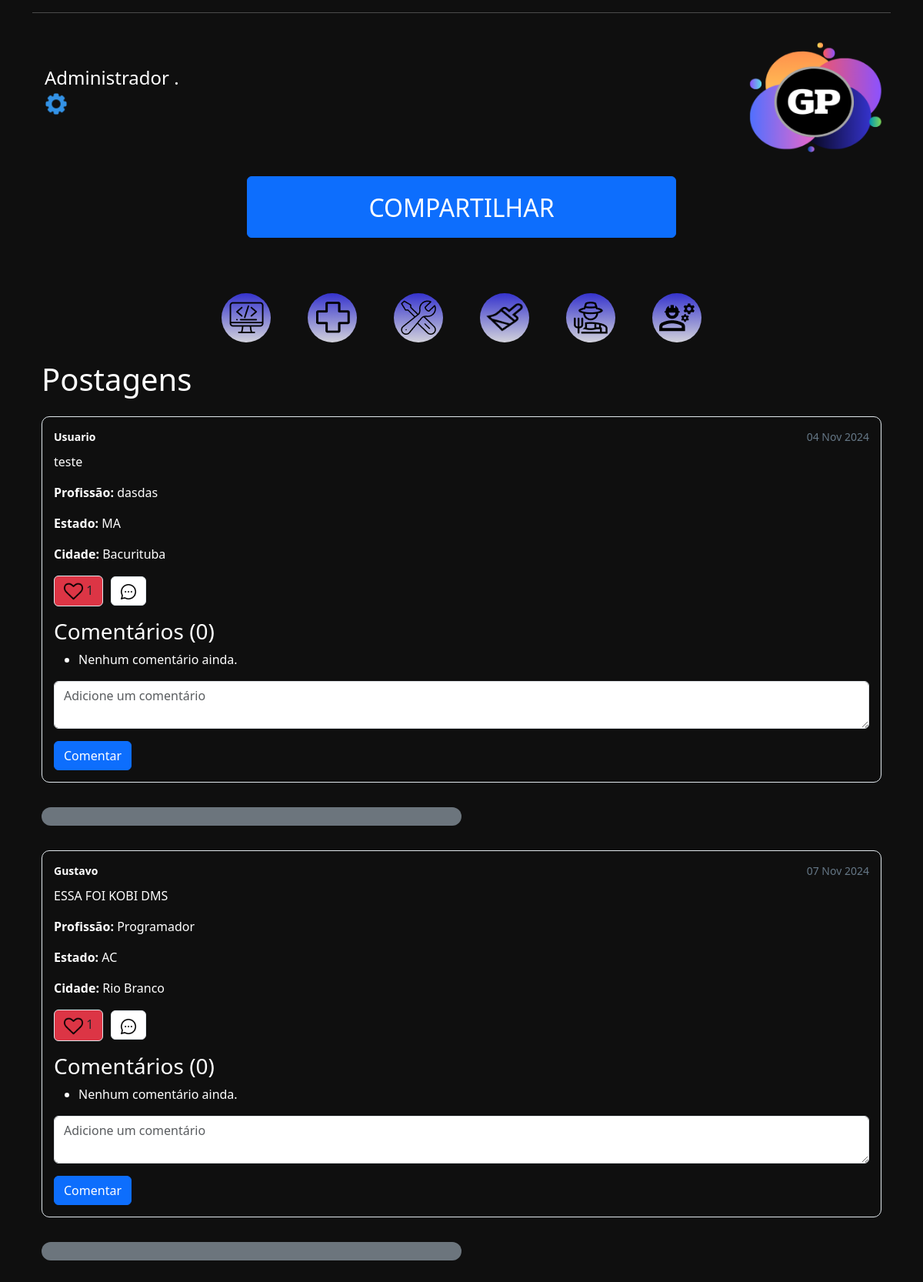
Screenshot of /post/lista/ (signed in) with the database file from the repository.
### network/models.py (models this page shows, shortened)
class User(db.Model, UserMixin):
    id = db.Column(db.Integer, primary_key=True)
    nome = db.Column(db.String, nullable=True)
    sobrenome = db.Column(db.String, nullable=True)
    email = db.Column(db.String, nullable=True)
    senha = db.Column(db.String, nullable=True)
    last_login = db.Column(db.DateTime, nullable=True)
    imagem = db.Column(db.String, nullable=True, default='default.png')
    posts = db.relationship('Post', backref='user', lazy=True)
    post_comentarios = db.relationship('PostComentarios', backref='user', lazy=True)

class Post(db.Model):
    id = db.Column(db.Integer, primary_key=True)
    data_criacao = db.Column(db.DateTime, default=datetime.utcnow)
    mensagem = db.Column(db.String, nullable=True)
    estado = db.Column(db.String, nullable=True)
    cidade = db.Column(db.String, nullable=True)
    profissao = db.Column(db.String, nullable=True)
    imagem = db.Column(db.String, nullable=True, default='default.png')
    user_id = db.Column(db.Integer, db.ForeignKey('user.id'), nullable=True)
    comentarios = db.relationship('PostComentarios', backref='post', lazy=True)
    likes_count = db.Column(db.Integer, default=0)
    user_likes = db.relationship('UserLikes', backref='liked_post', lazy=True, cascade="all, delete-orphan")

### network/routes.py (the view)
@app.route('/post/lista/')
def postLista():
    dados = Post.query.order_by('cidade').all()
    context = {'dados': dados}
    return render_template('index.html', context=context)

### network/models.py (called while the page is built)
@login_manager.user_loader
def load_user(user_id):
    return User.query.get(user_id)

### network/templates/index.html (shortened to what this page needs)
<!DOCTYPE html>
<html lang="en">
<head>
    <link rel="stylesheet" href="{{ url_for('static', filename='styles/stylePaginaPrincipal.css') }}">
    <link rel="stylesheet" href="{{ url_for('static', filename='styles/styleLogin_Cadastro.css') }}">
</head>
<body>
    {% extends 'base.html' %}
    {% block content %}
    <div class="container">
        <hr>
        {% if current_user.is_authenticated %}
        <div>
            <div id="local-sidebar" class="row">
                <div class="d-flex align-items-center gap-3 mb-4 justify-content-between">
                    <div class="d-flex">
                        <div class="d-flex flex-column justify-content-center ms-3">
                            <span class="h4 mb-1">{{ current_user.nome }} {{ current_user.sobrenome }}</span>
                            <a href="{{ url_for('profile') }}" class="text-decoration-none">
                                <img src="{{ url_for('static', filename='assets/configuracao.png') }}" alt="Settings"
                                    width="30">
                            </a>
                        </div>
                    </div>
                    <div>
                        <a href="{{ url_for('homepage') }}">
                            <img src="{{ url_for('static', filename='assets/logo.png') }}" alt="Logo" width="200">
                        </a>
                    </div>
                </div>
                <div class="mb-4 d-flex justify-content-center">
                    <a href="{{ url_for('PostNovo') }}" class="btn btn-primary w-50 h-150 pt-3"
                        style="font-size: 2rem; font-weight: 500;">COMPARTILHAR</a>
                </div>
            </div>
            <div id="local-profi" class="mt-5">
                <div class="style-profi">
                    <a href="{{ url_for('filter_posts', profession='Programador') }}" class="rem-img">
                        <img src="{{ url_for('static', filename='assets/programador.png') }}" alt="" class="rem-img">
                    </a>
                </div>
                <div class="style-profi">
                    <a href="{{ url_for('filter_posts', profession='Medico') }}" class="rem-img">
                        <img src="{{ url_for('static', filename='assets/medico.png') }}" class="rem-img">
                    </a>
                </div>
                <div class="style-profi">
                    <a href="{{ url_for('filter_posts', profession='Mecanico') }}" class="rem-img">
                        <img src="{{ url_for('static', filename='assets/mecanico.png') }}" class="rem-img">
                    </a>
                </div>
                <div class="style-profi">
                    <a href="{{ url_for('filter_posts', profession='Pintor') }}" class="rem-img">
                        <img src="{{ url_for('static', filename='assets/pintor.png') }}" class="rem-img" width="48">
                    </a>
                </div>
                <div class="style-profi">
                    <a href="{{ url_for('filter_posts', profession='Fazendeiro') }}" class="rem-img">
                        <img src="{{ url_for('static', filename='assets/fazendeiro.png') }}" class="rem-img">
                    </a>
                </div>
                <div class="style-profi">
                    <a href="{{ url_for('filter_posts', profession='Trabalhador') }}" class="rem-img">
                        <img src="{{ url_for('static', filename='assets/trabalhador.png') }}" class="rem-img">
                    </a>
                </div>
            </div>
            <div class="container mt-4">
                <h1 class="mb-4">Postagens</h1>
                <tbody>
                    {% for post in context['dados'] %}
                    <tr class="post-row">
                        <td colspan="">
                            <div class="post-container">
                                <div class="post-header">
                                    <span class="post-username text-white">{{ post.user.nome }}</span>
                                    <span class="post-date">{{ post.data_criacao.strftime('%d %b %Y') }}</span>
                                </div>
                                <div class="post-content">
                                    <p>{{ post.mensagem }}</p>
                                    <p><strong>Profissão:</strong> {{ post.profissao }}</p>
                                    <p><strong>Estado:</strong> {{ post.estado }}</p>
                                    <p><strong>Cidade:</strong> {{ post.cidade }}</p>
                                </div>
                                <div class="post-actions">
                                    <form action="{{ url_for('like_post', post_id=post.id) }}" method="post"
                                        class="d-inline">
                                        <button type="submit" class="btn btn-black bg-danger">
                                            <img src="{{ url_for('static', filename='assets/like.png') }}"
                                                class="bg-danger" width="25px"> {{ post.likes_count }}
                                        </button>
                                    </form>
                                    <a href="{{ url_for('chat', post_id=post.id) }}" class="btn btn-white">
                                        <img src="{{ url_for('static', filename='assets/messenger.png') }}" width="20px"
                                            class="bg-white text-black">
                                    </a>
                                </div>
                                <div class="post-comments mt-3">
                                    <h3 class="text-white">Comentários ({{ post.comentarios|length }})</h3>
                                    <ul>
                                        {% for comentario in post.comentarios %}
                                        <li>
                                            <p><strong>{{ comentario.user.nome }}:</strong> {{ comentario.comentario
                                                }}</p>
                                            <p><small>Postado em: {{ comentario.data_criacao.strftime('%d/%m/%Y')
                                                    }}</small></p>
                                        </li>
                                        {% else %}
                                        <li>Nenhum comentário ainda.</li>
                                        {% endfor %}
                                    </ul>
                                    <form action="{{ url_for('add_comment', post_id=post.id) }}" method="post">
                                        <div class="form-group">
                                            <textarea name="comentario" class="form-control"
                                                placeholder="Adicione um comentário"></textarea>
                                        </div>
                                        <div class="mt-3">
                                            <button type="submit" class="btn btn-primary">Comentar</button>
                                        </div>
                                    </form>
                                </div>
                            </div>
                        </td>
                    </tr>
                    <div class="bg-secondary divisoria">
                    </div>
                    {% endfor %}
                </tbody>
            </div>
                    {% endif %}
                </div>
            </body>
            {% endblock %}

### network/static/styles/stylePaginaPrincipal.css (style rules this page uses)
* { padding: 0; margin: 0; background-color: #0F0F0F; color: white; }
#local-sidebar { display: flex; flex-direction: row; justify-content: space-between; }
.style-profi { width: 4rem; height: 4rem; background: linear-gradient(180deg, #3533CD 0%, #D2D2DB 100%); border-radius: 40px; display: flex; justify-content: center; align-items: center; }
#local-profi { display: flex; flex-direction: row; gap: 3rem; justify-content: center; }
.rem-img { background-color: transparent; }
.post-container { border: 1px solid #e1e8ed; border-radius: 10px; padding: 15px; }
.post-header { display: flex; justify-content: space-between; margin-bottom: 10px; font-size: 14px; color: #657786; }
.post-username { font-weight: bold; color: #14171a; }
.post-date { color: #657786; }
.post-content { font-size: 16px; margin-bottom: 10px; }
.post-actions { display: flex; align-items: center; gap: 10px; }
.post-actions .btn { background-color: #ffffff; border: 1px solid #e1e8ed; }
.btn-primary { transition: background-color 0.3s, transform 0.3s; }
.w-50 { width: 50% !important; }
.h-150 { height: 80px !important; }
.divisoria { width: 50%; height: 1.5rem; border-radius: 2rem; margin-top: 2rem; margin-bottom: 2rem; display: flex; }

### network/static/styles/styleLogin_Cadastro.css (style rules this page uses)
* { background: #0F0F0F; margin: 0; padding: 0; box-sizing: border-box; }
body { justify-content: center; align-items: center; flex-direction: column; }

### rows the page displays
User: nome "Administrador", sobrenome "."
Post: user.nome "Usuario", data_criacao "04 Nov 2024", mensagem "teste", profissao "dasdas", estado "MA", cidade "Bacurituba", likes_count "1", comentarios|length "0"
Post: user.nome "Gustavo", data_criacao "07 Nov 2024", mensagem "ESSA FOI KOBI DMS", profissao "Programador", estado "AC", cidade "Rio Branco", likes_count "1", comentarios|length "0"
